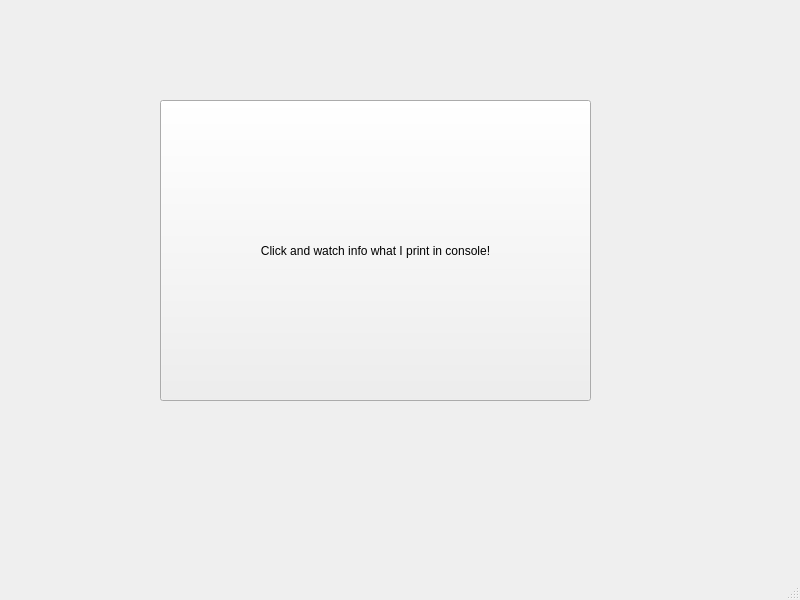
<?xml version="1.0" encoding="UTF-8"?>
<ui version="4.0">
 <class>MainWindow</class>
 <widget class="QMainWindow" name="MainWindow">
  <property name="geometry">
   <rect>
    <x>0</x>
    <y>0</y>
    <width>800</width>
    <height>600</height>
   </rect>
  </property>
  <property name="windowTitle">
   <string>MainWindow</string>
  </property>
  <widget class="QWidget" name="centralwidget">
   <widget class="QPushButton" name="pushButton">
    <property name="geometry">
     <rect>
      <x>160</x>
      <y>100</y>
      <width>431</width>
      <height>301</height>
     </rect>
    </property>
    <property name="text">
     <string>Click and watch info what I print in console!</string>
    </property>
   </widget>
  </widget>
  <widget class="QMenuBar" name="menubar">
   <property name="geometry">
    <rect>
     <x>0</x>
     <y>0</y>
     <width>800</width>
     <height>28</height>
    </rect>
   </property>
  </widget>
  <widget class="QStatusBar" name="statusbar"/>
 </widget>
 <resources/>
 <connections/>
</ui>
